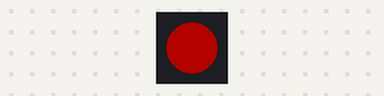
Simulated run of this program. Board: Raspberry Pi Pico. On the bench: 1 RGB LEDs in strip order, left to right. Dim RGB values are drawn brighter than linear.

Above: at 0.12 s.
At 0.89 s:
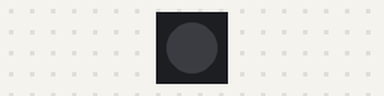
At 1.4 s:
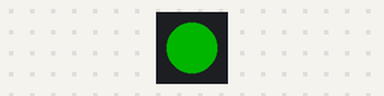
At 2.67 s:
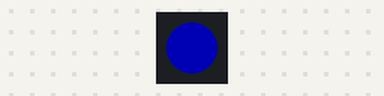
Timing chart, 0 to 3.0 s (numbered marks = the images above):
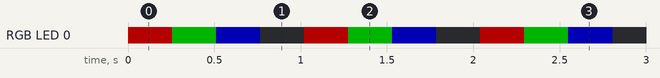

The program:

main.cpp
```cpp
#include <Adafruit_NeoPixel.h>
#include <Arduino.h>

const int pin_neopixel = 12;
const int pin_neopixel_power = 11;

static Adafruit_NeoPixel neoPixel(1, pin_neopixel, NEO_GRB);

void setup() {
  pinMode(pin_neopixel_power, OUTPUT);
  digitalWrite(pin_neopixel_power, HIGH);
  pinMode(pin_neopixel, OUTPUT);
  neoPixel.setBrightness(64);
  neoPixel.begin();
}

static void putLedColor(uint32_t color) {
  neoPixel.clear();
  neoPixel.setPixelColor(0, color);
  neoPixel.show();
}

void loop() {
  static int count = 0;
  int cc = count % 1000;
  if (cc == 0) {
    putLedColor(0xFF0000);
  } else if (cc == 250) {
    putLedColor(0x00FF00);
  } else if (cc == 500) {
    putLedColor(0x0000FF);
  } else if (cc == 750) {
    putLedColor(0);
  }
  count++;
  delay(1);
}
```

Measured:
- by itself, RGB LED 0: repeats every 1.0 s: RGB(0, 64, 0) 0.26 s, RGB(0, 0, 64) 0.26 s, off 0.26 s, RGB(64, 0, 0) 0.26 s
- by itself, everything shown: repeats every 1.0 s, in 4 steps
